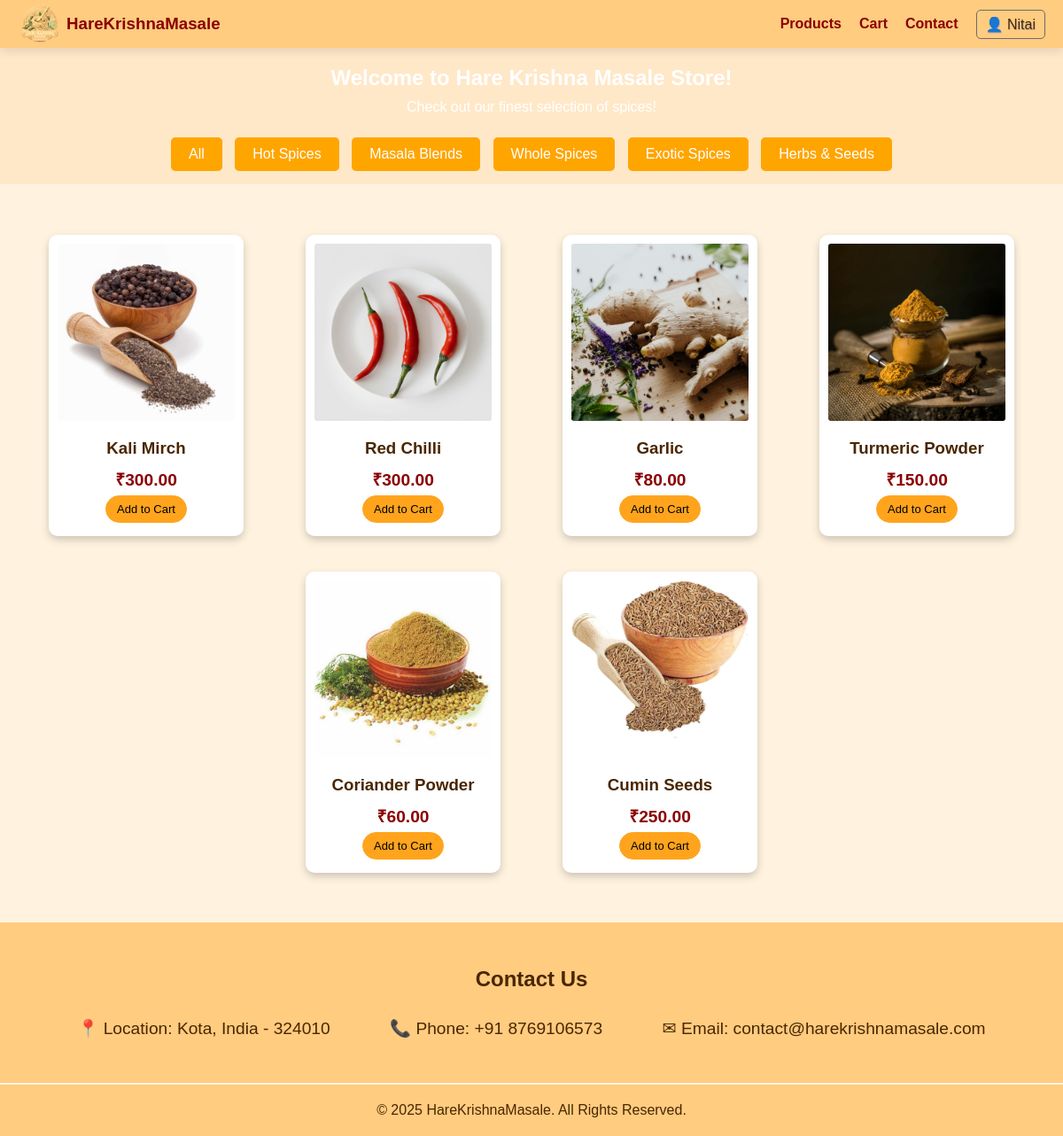
The page /products/ (signed in) on the database its author committed.
### apps/products/models.py (models this page shows, shortened)
class Product(models.Model):
    name = models.CharField(max_length=255)
    description = models.TextField()
    price = models.DecimalField(max_digits=10, decimal_places=2)
    image = models.ImageField(upload_to='product_images/')
    stock = models.PositiveIntegerField(default=0)
    created_at = models.DateTimeField(auto_now_add=True)

### apps/products/views.py (the view)
# urls.py: path('', product_list, name='product_list'),
def product_list(request):
    products = Product.objects.all()
    return render(request, 'products/product_list.html', {'products': products})

### templates/products/product_list.html (shortened to what this page needs)
<!DOCTYPE html>
<html lang="en">
<head>
    {% load static %}
    <link rel="stylesheet" href="{% static 'harekrishnamasale/homepage.css' %}">
    <link rel="stylesheet" href="{% static 'products/products.css' %}">
</head>
<body>
    <header>
        <nav>
            <a href="/" class="logo">
                <img src="/media/homepage/logo.png" alt="HareKrishnaMasale Logo">
                <h3>HareKrishnaMasale</h3>
            </a>
            <ul>
                <li><a href="{% url 'product-list' %}">Products</a></li>
                <li><a href="{% url 'cart:cart-detail' %}">Cart</a></li>
                <li><a href="#contact">Contact</a></li>
                {% if user.is_authenticated %}
                    <li class="user-dropdown">
                        <span id="user-toggle" class="user-name">👤 {{ user.username }}</span>
                    </li>
                {% endif %}
            </ul>
        </nav>
    </header>
    <section class="filter">
        <h2>Welcome to Hare Krishna Masale Store!</h2>
        <p>Check out our finest selection of spices!</p>
        <div class="filter-options">
            <button class="filter-btn" data-category="all">All</button>
            <button class="filter-btn" data-category="hot">Hot Spices</button>
            <button class="filter-btn" data-category="blends">Masala Blends</button>
            <button class="filter-btn" data-category="whole">Whole Spices</button>
            <button class="filter-btn" data-category="exotic">Exotic Spices</button>
            <button class="filter-btn" data-category="herbs">Herbs & Seeds</button>
        </div>
    </section>
    <section class="products-section">
        <div class="product-grid">
            {% for product in products %}
                <a href="{% url 'product-detail' product.id %}" style="text-decoration: none; color: inherit;">
                    <div class="product">
                        <div id="product-img">
                            <img src="{{ product.image.url }}" alt="{{ product.name }}">
                        </div>
                        <h3>{{ product.name }}</h3>
                        <p>₹{{ product.price }}</p>
                        <form action="{% url 'cart:cart-add' product.id %}" method="post">
                            <button class="add-to-cart-button" type="submit">Add to Cart</button>
                        </form>
                    </div>
                </a>
            {% endfor %}
        </div>
    </section>
    <section id="contact">
        <h2>Contact Us</h2>
        <div class="contact-info">
            <div>📍 Location: Kota, India - 324010</div>
            <div>📞 Phone: +91 8769106573</div>
            <div>✉ Email: contact@harekrishnamasale.com</div>
        </div>
    </section>
    <footer>
        <p>&copy; 2025 HareKrishnaMasale. All Rights Reserved.</p>
    </footer>
</body>
</html>

### static/harekrishnamasale/homepage.css (style rules this page uses)
* { margin: 0; padding: 0; box-sizing: border-box; font-family: Arial, sans-serif; }
body { font-family: Arial, sans-serif; background-color: #fff3e0; color: #4a2600; text-align: center; min-height:100vh; }
header { position: fixed; top: 0; width: 100%; background: #ffcc80; padding: 2px 0; box-shadow: 0px 4px 10px rgba(0, 0, 0, 0.1); z-index: 1000; transition: all 0.3s ease-in-out; }
nav { display: flex; justify-content: space-between; align-items: center; padding: 0 20px; }
.logo { display: flex; align-items: center; gap: 5px; text-decoration: none; color: #8b0000; }
.logo img { height: 50px; }
ul { list-style: none; display: flex; gap: 20px; align-items: center; }
ul li a { text-decoration: none; color: #8b0000; font-size: 1em; font-weight: bold; transition: 0.2s ease-in-out; cursor: pointer; }
.user-dropdown { position: relative; list-style: none; }
.user-name { padding: 6px 10px; display: inline-block; background-color: #ffcc80; text-shadow: 0.6px 0.6px 1px rgb(167, 167, 167); border-radius: 5px; border: 1px solid rgb(109, 109, 109); white-space: nowrap; overflow: hidden; text-overflow: ellipsis; max-width: 120px; vertical-align: middle; transition: box-shadow 0.3s ease; font-size: 1rem; cursor: pointer; }
.product-grid { display: flex; flex-wrap: wrap; justify-content: center; gap: 40px 70px; padding: 20px; }
.product { flex: 1 1 220px; min-height: 300px; max-width: 220px; height:fit-content; text-align: center; padding: 10px; display: flex; flex-direction: column; align-items: center; border-radius: 10px; box-shadow: 0px 4px 10px rgba(0, 0, 0, 0.2); transition: transform 0.3s; background: white; }
.product img { width: 100%; max-width: 200px; height: auto; border-radius: 3px; margin-bottom: 5px; }
#product-img { width: 100%; height: 220px; }
.product p { font-size: 1.2em; color: #8B0000; margin-top: 10px; font-weight: bold; }
.add-to-cart-button { white-space: nowrap; display: block; padding: 0 12px; margin: 5px; font-size: 13px; line-height: 29px; text-align: center; border: .5px solid #ffa41c; border-radius: 50px; outline: 0; color: black; background: #ffa41c; }
#contact { padding: 50px 20px; background: #ffcc80; color: #4a2600; }
#contact h2 { margin-bottom: 30px; }
.contact-info { display: flex; justify-content: space-evenly; flex-wrap: wrap; }
.contact-info div { font-size: 1.2em; }
footer { background: #ffcc80; color: #4a2600; padding: 20px; margin-top: 2px; }

### static/products/products.css (style rules this page uses)
.filter-options { margin-bottom: 0px; }
.filter-btn { padding: 10px 20px; border: none; background: #FFA500; color: white; font-size: 1em; cursor: pointer; margin: 5px; border-radius: 5px; transition: background 0.3s; }
.filter { position: relative; padding: 10px 20px; background: #ff8c001b; margin-bottom: 1px; margin-top: 54px; overflow: hidden; }
.filter::before { content: ""; position: absolute; top: 0; left: 0; width: 100%; height: 100%; background: url('/media/homepage/about-bg.jpg') center/cover no-repeat; filter: blur(5px) brightness(70%); opacity: 0.7; z-index: -1; }
.filter h2 { padding: 10px; color: white; }
.filter p { margin-bottom: 20px; color: white; }
.products-section { padding: 3% 0%; }
.product { flex: 1 1 220px; min-height: 300px; max-width: 220px; height:fit-content; text-align: center; padding: 10px; display: flex; flex-direction: column; align-items: center; border-radius: 10px; box-shadow: 0px 4px 10px rgba(0, 0, 0, 0.2); transition: transform 0.3s; background: white; }
.product img { width: 100%; max-width: 200px; height: auto; border-radius: 3px; margin-bottom: 5px; }
#product-img { width: 100%; height: 220px; }
.product p { font-size: 1.2em; color: #8B0000; margin-top: 10px; font-weight: bold; }

### rows shown on the page
Product: image (picture), name "Kali Mirch", price "300.00"
Product: image (picture), name "Red Chilli", price "300.00"
Product: image (picture), name "Garlic", price "80.00"
Product: image (picture), name "Turmeric Powder", price "150.00"
Product: image (picture), name "Coriander Powder", price "60.00"
Product: image (picture), name "Cumin Seeds", price "250.00"

### other values the page prints
{{ user.username }} "Nitai"
